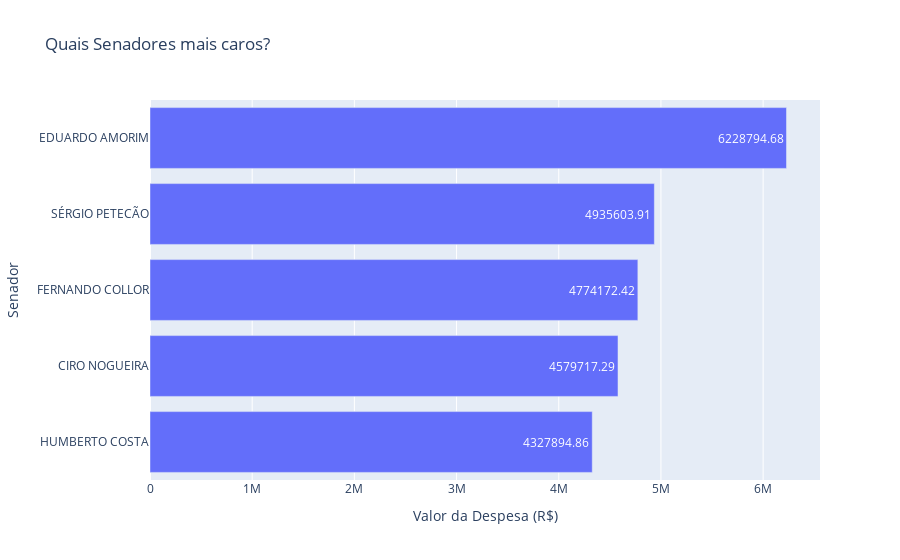

Here is the notebook cell this chart was saved with:
### Code cell
fig = px.bar(df_historico.tail(5),
            orientation = 'h',
            title='Quais Senadores mais caros?',
            labels=dict(SENADOR="Senador", value="Valor da Despesa (R$)"),
            text='value')

fig.update_layout(showlegend=False)

fig.show()

### Figure 1 — Plotly figure (JSON) as saved in the notebook; plotly's stock layout.template omitted (floating-point values rounded to 4 significant figures)
{"data": [{"alignmentgroup": "True", "hovertemplate": "variable=VALOR_REEMBOLSADO<br>Valor da Despesa (R$)=%{text}<br>Senador=%{y}<extra></extra>", "legendgroup": "VALOR_REEMBOLSADO", "marker": {"color": "#636efa"}, "name": "VALOR_REEMBOLSADO", "offsetgroup": "VALOR_REEMBOLSADO", "orientation": "h", "showlegend": true, "text": [4328000.0, 4580000.0, 4774000.0, 4936000.0, 6229000.0], "textposition": "auto", "type": "bar", "x": [4328000.0, 4580000.0, 4774000.0, 4936000.0, 6229000.0], "xaxis": "x", "y": ["HUMBERTO COSTA", "CIRO NOGUEIRA", "FERNANDO COLLOR", "SÉRGIO PETECÃO", "EDUARDO AMORIM"], "yaxis": "y"}], "layout": {"barmode": "relative", "legend": {"title": {"text": "variable"}, "tracegroupgap": 0}, "showlegend": false, "title": {"text": "Quais Senadores mais caros?"}, "xaxis": {"anchor": "y", "domain": [0, 1], "title": {"text": "Valor da Despesa (R$)"}}, "yaxis": {"anchor": "x", "domain": [0, 1], "title": {"text": "Senador"}}}}
